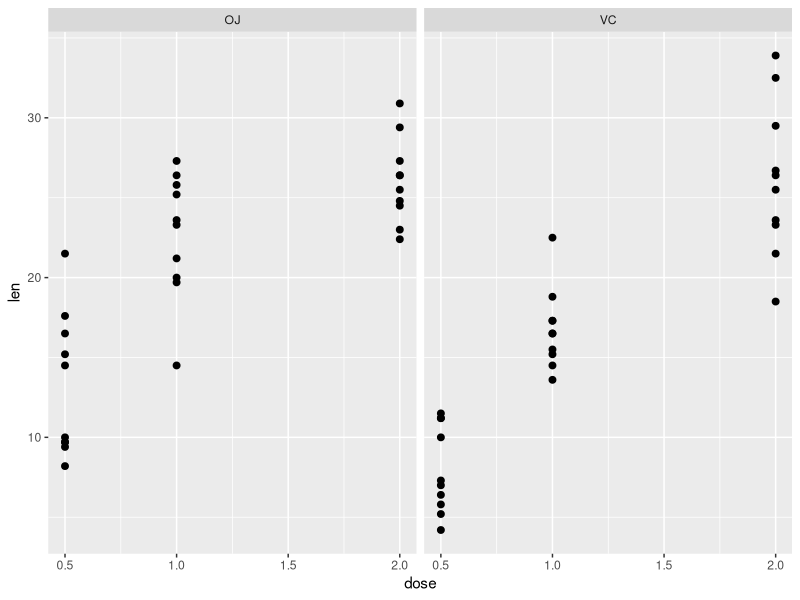

This chart was generated by the following R code:
## ---- chunk 1
data(ToothGrowth)
## ---- chunk 2
str(ToothGrowth)
## ---- chunk 3
require(ggplot2)

ggplot(ToothGrowth, aes(x=dose, y = len))+geom_point(size = 2)+facet_grid(. ~ supp)


